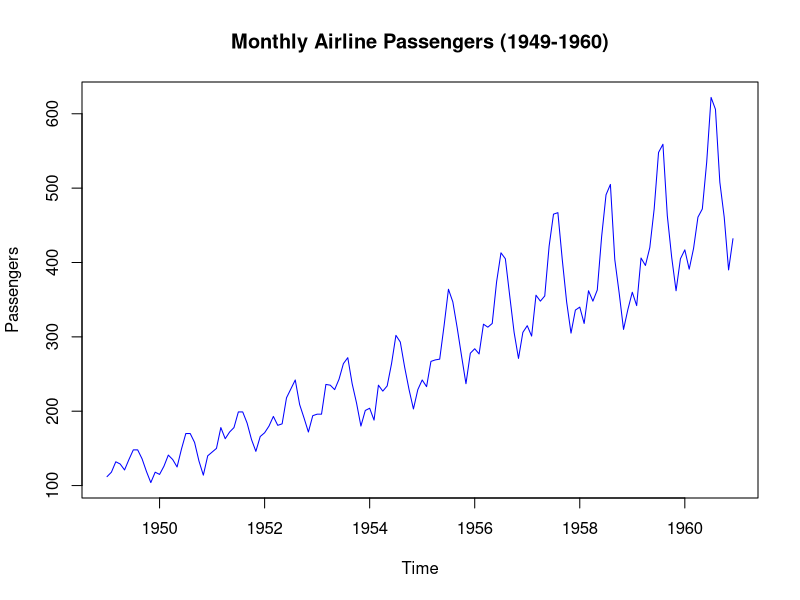
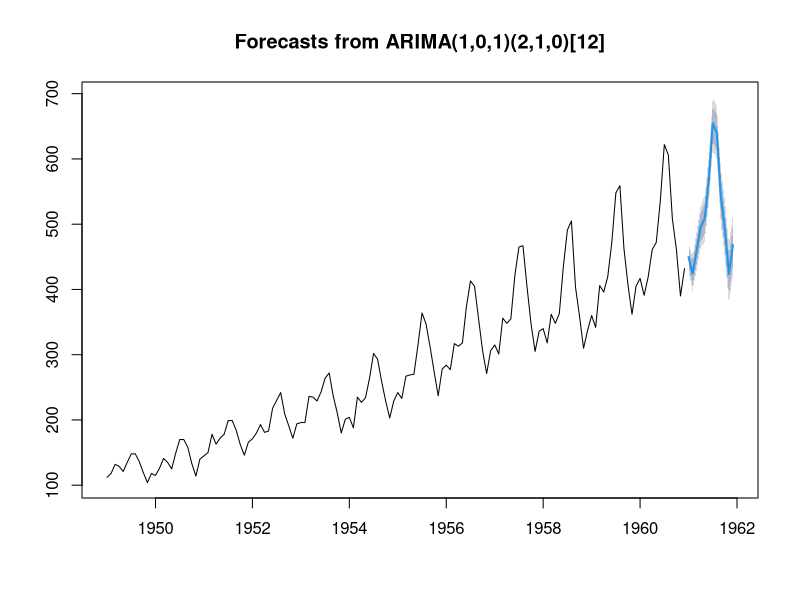

Reproduce these figures in R, in order.
install.packages("forecast")
library(forecast)

data("AirPassengers")
print(AirPassengers)

AP <- AirPassengers
str(AP)
head(AP)
ts(AP, frequency = 12, start=c(1949,1))
attributes(AP)


# Plot the time series
plot(AP, main = "Monthly Airline Passengers (1949-1960)",
     xlab = "Time", ylab = "Passengers", col = "blue")

# Fit the specific SARIMA model
# ARIMA(1, 0, 1)(2, 1, 0)[12]
sarima_model <- Arima(AP, order = c(1, 0, 1), seasonal = c(2, 1, 0))

summary(sarima_model)

forecast_result <- forecast(sarima_model, h = 12)  # h is the number of periods to forecast

plot(forecast_result)